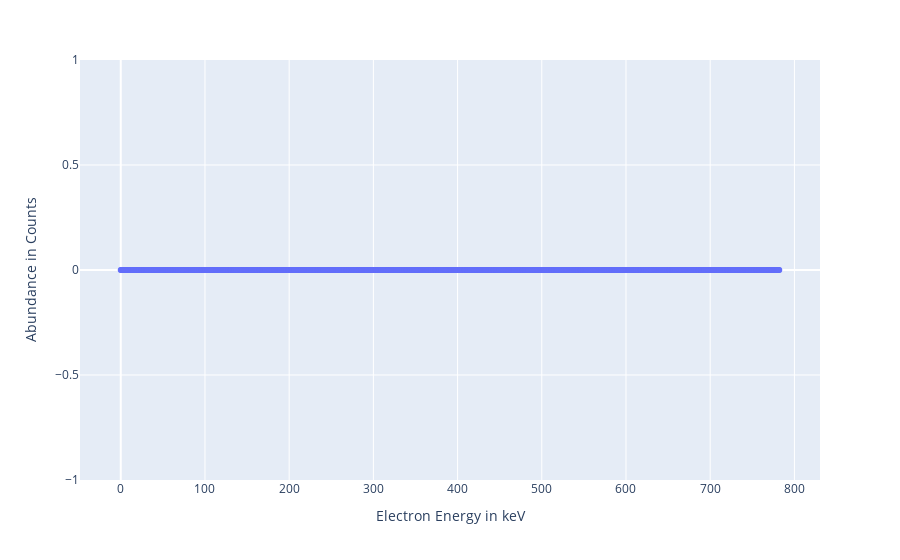

The notebook cell saved with this chart:
### Code cell
fermi_distr_fun = C * unnormalized_fermi_fun / c_to_the_fifth
fermi_distr = sym.lambdify((Q, a, C, x), fermi_distr_fun)

electron_energies = []
abundance = []
log_res = 3
for electron_energy in np.linspace(0, Q_fermi_distr, 10 ** log_res):
  abundance.append(fermi_distr(Q_fermi_distr, a_fermi_distr, 
                               fermi_distr_const, electron_energy))
  electron_energy_keV = float((electron_energy * units.J).to(units.keV) 
        / units.keV)
  electron_energies.append(electron_energy_keV)
xlabel, ylabel = 'Electron Energy in keV', 'Abundance in Counts' 
data = {xlabel: electron_energies, ylabel: abundance}
Ni63_spectrum = pd.DataFrame.from_dict(data)
fig = px.scatter(Ni63_spectrum, x = xlabel, y = ylabel)
fig.show()

### Figure 1 — Plotly figure (JSON) as saved in the notebook; plotly's stock layout.template omitted (floating-point values rounded to 4 significant figures; data arrays with more than 128 entries replaced by an {"elided": "..."} marker saying what was removed)
{"data": [{"hovertemplate": "Electron Energy in keV=%{x}<br>Abundance in Counts=%{y}<extra></extra>", "legendgroup": "", "marker": {"color": "#636efa", "symbol": "circle"}, "mode": "markers", "name": "", "orientation": "v", "showlegend": false, "type": "scatter", "x": {"elided": "1000 float values"}, "xaxis": "x", "y": {"elided": "1000 int values"}, "yaxis": "y"}], "layout": {"legend": {"tracegroupgap": 0}, "margin": {"t": 60}, "xaxis": {"anchor": "y", "domain": [0, 1], "title": {"text": "Electron Energy in keV"}}, "yaxis": {"anchor": "x", "domain": [0, 1], "title": {"text": "Abundance in Counts"}}}}
